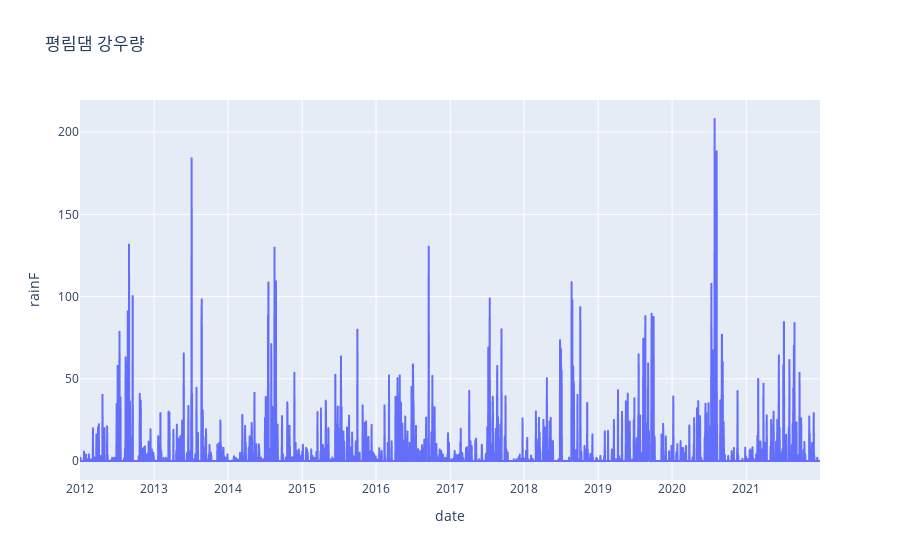

Write notebook code for a chart like this one.
### Code cell
fig = px.line(df1, x="date", y="rainF", title='평림댐 강우량')
fig.show()

### Figure 1 — Plotly figure (JSON) as saved in the notebook; plotly's stock layout.template omitted (floating-point values rounded to 4 significant figures; data arrays with more than 128 entries replaced by an {"elided": "..."} marker saying what was removed)
{"data": [{"hovertemplate": "date=%{x}<br>rainF=%{y}<extra></extra>", "legendgroup": "", "line": {"color": "#636efa", "dash": "solid"}, "marker": {"symbol": "circle"}, "mode": "lines", "name": "", "showlegend": false, "type": "scattergl", "x": {"elided": "3653 str values"}, "xaxis": "x", "y": {"elided": "3653 float values"}, "yaxis": "y"}], "layout": {"legend": {"tracegroupgap": 0}, "title": {"text": "평림댐 강우량"}, "xaxis": {"anchor": "y", "domain": [0, 1], "title": {"text": "date"}}, "yaxis": {"anchor": "x", "domain": [0, 1], "title": {"text": "rainF"}}}}
